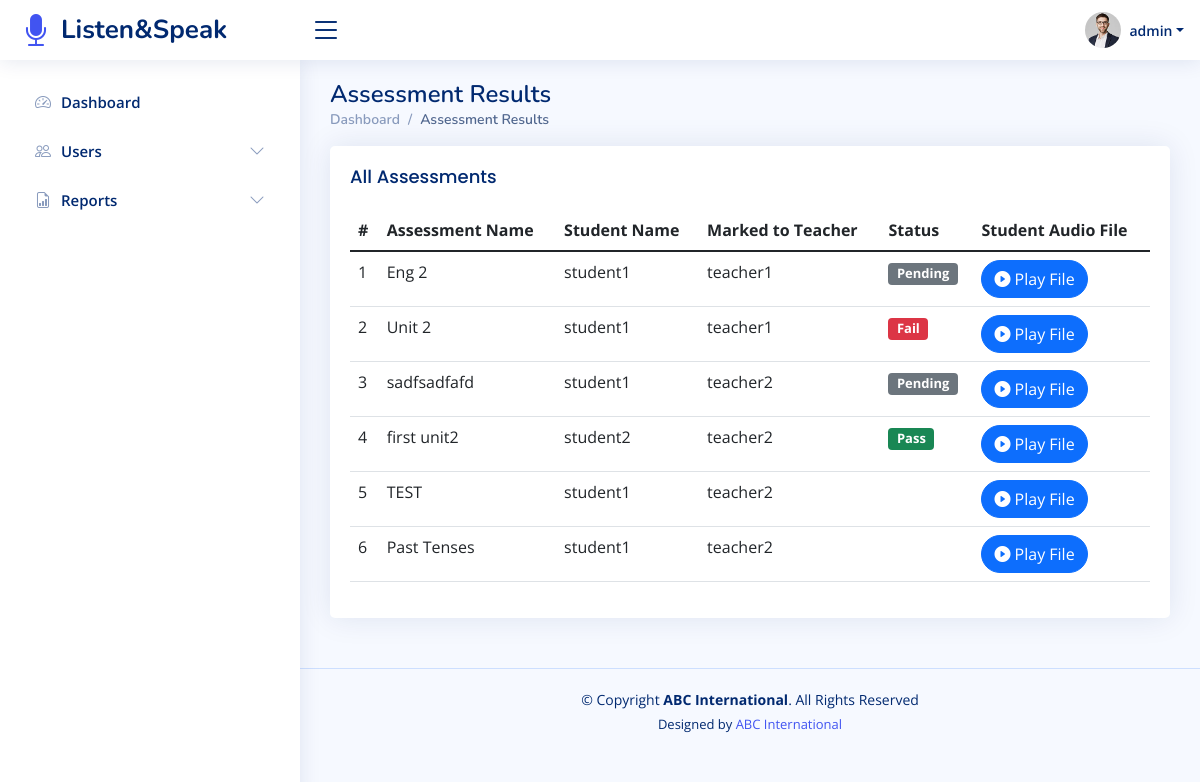
/admin/reports/assessment_results.php (signed in), run on the app's committed database.
### tables this page shows
CREATE TABLE `audio_responses` (
  `response_id` int(11) NOT NULL,
  `unit_id` int(11) DEFAULT NULL,
  `student_id` int(11) DEFAULT NULL,
  `teacher_id` int(11) DEFAULT NULL,
  `audio_url` varchar(255) DEFAULT NULL,
  `status` enum('Pending','Approved','Rejected') DEFAULT 'Pending',
  `percentage` int(100) DEFAULT NULL,
  `teacher_audio` varchar(1000) DEFAULT NULL,
  `date_time` timestamp NULL DEFAULT current_timestamp()
);

CREATE TABLE `units` (
  `unit_id` int(11) NOT NULL,
  `unit_name` varchar(255) NOT NULL,
  `subject_id` int(11) DEFAULT NULL,
  `content` text DEFAULT NULL,
  `file` varchar(100) DEFAULT NULL,
  `type` varchar(100) NOT NULL DEFAULT 'Lesson',
  `link` varchar(100) DEFAULT NULL,
  `status` enum('Pass','Fail','Pending') DEFAULT NULL,
  `gpt_instructions` text DEFAULT NULL
);

CREATE TABLE `users` (
  `user_id` int(11) NOT NULL,
  `pic` varchar(100) NOT NULL DEFAULT 'default.jpg',
  `email` varchar(100) NOT NULL,
  `user_type` enum('Admin','Student','Teacher') NOT NULL,
  `fullName` varchar(255) NOT NULL,
  `pass` varchar(255) NOT NULL,
  `address` text DEFAULT NULL,
  `phone` varchar(100) DEFAULT NULL,
  `country` varchar(100) DEFAULT NULL
);

### app/__adminListAssessmentsReport.php (the view, shortened to what this page needs)
<div class="row">
    <div class="col-lg-12">
        <div class="card">
            <div class="card-body">
                <h5 class="card-title">All Assessments</h5>
                <table class="table datatable">
                    <thead>
                    <tr>
                        <th scope="col">#</th>
                        <th scope="col">Assessment Name</th>
                        <th scope="col">Student Name</th>
                        <th scope="col">Marked to Teacher</th>
                        <th scope="col">Status</th>
                        <th scope="col">Student Audio File</th>
                    </tr>
                    </thead>
                    <tbody>
                    <?php
                    $query = "SELECT users.fullName AS student_name,
                             u.fullName AS teacher_name,
                             audio_responses.audio_url,
                             units.unit_name,
                             units.status
                      FROM audio_responses
                      INNER JOIN users ON audio_responses.student_id = users.user_id AND users.user_type = 'Student'
                      INNER JOIN users AS u ON audio_responses.teacher_id = u.user_id AND u.user_type = 'Teacher'
                      INNER JOIN units ON audio_responses.unit_id = units.unit_id";
                    $result = mysqli_query($GLOBALS["con"], $query);
                    if (mysqli_num_rows($result) > 0) {
                        $count = 1;
                            while ($row = mysqli_fetch_assoc($result)) {
                                echo "<tr>
                                    <td scope='row'>".$count++."</td>
                                    <td>".$row['unit_name']."</td>
                                    <td>".$row['student_name']."</td>
                                    <td>".$row['teacher_name']."</td>
                                    <td>
                                        ".getStatusRow($row['status'])."
                                    </td>
                                    <td>
                                        <a href='#".$row['audio_url']."' class='btn btn-primary rounded-pill'>
                                            <i class='bi bi-play-circle-fill'></i>
                                            Play File
                                        </a>
                                    </td>
                                </tr>";
                        }
                    } else {
                        echo "No data available";
                    }
                    ?>
                    </tbody>
                </table>
            </div>
        </div>
    </div>
</div>
<?php
function getStatusRow($status){
    $class = '';
    if($status == 'Pass') $class = 'success';
    if($status == 'Fail') $class = 'danger';
    if($status == 'Pending') $class = 'secondary';
    return "<span class='badge bg-".$class."' style='font-size: small'>".$status."</span>";
}
?>

### assets/css/style.css (style rules this page uses)
:root { scroll-behavior: smooth; }
body { font-family: "Open Sans", sans-serif; background: #f6f9ff; color: #444444; }
a { color: #4154f1; text-decoration: none; }
h1, h2, h3, h4, h5, h6 { font-family: "Nunito", sans-serif; }
.card { margin-bottom: 30px; border: none; border-radius: 5px; box-shadow: 0px 0 30px rgba(1, 41, 112, 0.1); overflow: hidden; }
.card-title { padding: 20px 0 15px 0; font-size: 18px; font-weight: 500; color: #012970; font-family: "Poppins", sans-serif; }
.card-body { padding: 0 20px 20px 20px; }

### data on the page
audio_responses: unit.unit_name "Eng 2", users.fullName "student1", users.fullName "teacher1", unit.status "Pending"
audio_responses: unit.unit_name "Unit 2", users.fullName "student1", users.fullName "teacher1", unit.status "Fail"
audio_responses: unit.unit_name "sadfsadfafd", users.fullName "student1", users.fullName "teacher2", unit.status "Pending"
audio_responses: unit.unit_name "first unit2", users.fullName "student2", users.fullName "teacher2", unit.status "Pass"
audio_responses: unit.unit_name "TEST", users.fullName "student1", users.fullName "teacher2"
audio_responses: unit.unit_name "Past Tenses", users.fullName "student1", users.fullName "teacher2"

### other printed values
$_SESSION["fullName"] "admin"
$item['title'] "Dashboard"
$item['title'] "Users"
$item['title'] "Reports"
$title "Assessment Results"
